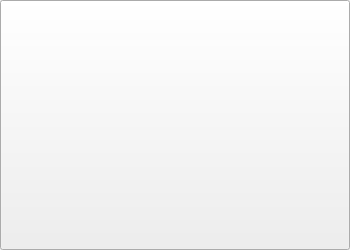
<?xml version="1.0" encoding="UTF-8"?>
<ui version="4.0">
 <class>warning</class>
 <widget class="QWidget" name="warning">
  <property name="geometry">
   <rect>
    <x>0</x>
    <y>0</y>
    <width>350</width>
    <height>250</height>
   </rect>
  </property>
  <property name="windowTitle">
   <string>Form</string>
  </property>
  <widget class="QPushButton" name="pushButton">
   <property name="geometry">
    <rect>
     <x>0</x>
     <y>0</y>
     <width>350</width>
     <height>250</height>
    </rect>
   </property>
   <property name="minimumSize">
    <size>
     <width>350</width>
     <height>250</height>
    </size>
   </property>
   <property name="maximumSize">
    <size>
     <width>350</width>
     <height>250</height>
    </size>
   </property>
   <property name="sizeIncrement">
    <size>
     <width>0</width>
     <height>0</height>
    </size>
   </property>
   <property name="styleSheet">
    <string notr="true">border-image: url(:/pictures/keyboard/warning.jpg);</string>
   </property>
   <property name="text">
    <string/>
   </property>
  </widget>
 </widget>
 <resources/>
 <connections>
  <connection>
   <sender>pushButton</sender>
   <signal>clicked()</signal>
   <receiver>warning</receiver>
   <slot>close()</slot>
   <hints>
    <hint type="sourcelabel">
     <x>174</x>
     <y>124</y>
    </hint>
    <hint type="destinationlabel">
     <x>174</x>
     <y>124</y>
    </hint>
   </hints>
  </connection>
 </connections>
</ui>
